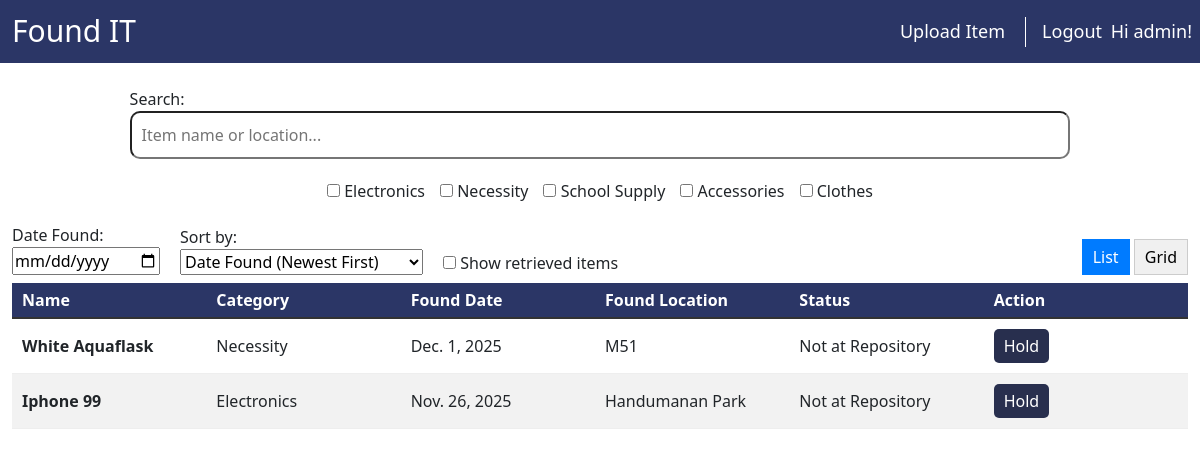
/lnf/ (signed in), run on the app's committed database.
### lnf/models.py (models this page shows, shortened)
class Item(models.Model):
    STATUS_CHOICES = [
        ('not_at_repository', 'Not at Repository'),
        ('at_repository', 'At Repository'),
        ('retrieved', 'Retrieved'),
    ]
    name = models.CharField(max_length=100)
    category = models.ForeignKey(Category, on_delete=models.SET_NULL, null=True, blank=True)
    pending_category_name = models.CharField(max_length=100, null=True, blank=True)
    description = models.TextField(blank=True)
    found_location = models.CharField(max_length=100)
    found_date = models.DateField(verbose_name='date found')
    pub_date = models.DateTimeField(verbose_name='date published')
    uploaded_by = models.ForeignKey(User, on_delete=models.SET_NULL, null=True, blank=True, related_name='uploaded_items')
    status = models.CharField(max_length=20, choices=STATUS_CHOICES, default='not_at_repository')
    retrieved_by = models.ForeignKey(User, on_delete=models.SET_NULL, null=True, blank=True, related_name='retrieved_items')
    held_by = models.ManyToManyField(User, blank=True, related_name='held_items')

class Category(models.Model):
    name = models.CharField(max_length=100, unique=True)
    parent = models.ForeignKey(
        'self',
        on_delete=models.CASCADE,
        related_name='children',
        null=True,
        blank=True
    )
    def __str__(self):
        return self.name

### lnf/views.py (the view)
# urls.py: path("", views.index, name="index"),
def index(request):
    item_list, form = _filter_and_sort_items(request.GET)
    context = {
        'form': form,
        'item_list': item_list,
    }
    return render(request, 'lnf/index.html', context)

### lnf/forms.py
class ItemFilterForm(forms.Form):
    q = forms.CharField(
        required=False,
        label='Search',
        widget=forms.TextInput(attrs={'placeholder': 'Item name or location...'})
    )
    categories = forms.ModelMultipleChoiceField(
        queryset=Category.objects.all(),
        required=False,
        widget=forms.CheckboxSelectMultiple(attrs={'class': 'checkbox-inline'}),
        label='Categories'
    )
    found_date = forms.DateField(
        required=False,
        widget=forms.DateInput(attrs={'type': 'date'}),
        label='Date Found'
    )
    sort_by = forms.ChoiceField(
        choices=(
            ('-found_date', 'Date Found (Newest First)'),
            ('found_date', 'Date Found (Oldest First)'),
            ('-pub_date', 'Date Published (Newest First)'),
            ('pub_date', 'Date Published (Oldest First)'),
            ('name', 'Name (A-Z)'),
            ('-name', 'Name (Z-A)'),
        ),
        required=False,
        label='Sort by'
    )
    include_retrieved = forms.BooleanField(required=False, label='Show retrieved items')

### lnf/templates/lnf/index.html (shortened to what this page needs)
{% extends "lnf/base.html" %}
{% block content %}
{% load static %}
<form method="get" action="{% url 'lnf:index' %}" id="filter-form" class="mb-2">
    <div class="search-bar">
            {{ form.q.label_tag }}<br>
            <input type="text" name="q" placeholder="Item name or location..." id="id_q">
    </div>
    <div>
        <div class="category-checkboxes">
            {% for checkbox in form.categories %}
            <span class="category-item">{{ checkbox }}</span>
            {% endfor %}
        </div>
    </div>
    <div class="options">
        <div>
            {{ form.found_date.label_tag }}<br>
            {{ form.found_date }}
        </div>
        <div>
            {{ form.sort_by.label_tag }}<br>
            {{ form.sort_by }}
        </div>
        <div class="checkbox-wrapper">
            {{ form.include_retrieved }}
            <label for="{{ form.include_retrieved.id_for_label }}">{{ form.include_retrieved.label }}</label>
        </div>
        <div class="view-toggle-buttons">
            <button type="button" id="list-view-btn" class="view-toggle-btn active">List</button>
            <button type="button" id="grid-view-btn" class="view-toggle-btn">Grid</button>
        </div>
    </div>
</form>
<div id="item-list-container" class="list-view">
    {% include "lnf/partials/_item_list.html" %}
</div>
{% endblock %}

### lnf/templates/lnf/base.html (shortened to what this page needs)
<!DOCTYPE html>
<html lang="en">
<head>
    {% load static %}
    <link rel="stylesheet" href="{% static 'lnf/style.css' %}">
    <link href="https://cdn.jsdelivr.net/npm/bootstrap@5.3.8/dist/css/bootstrap.min.css" rel="stylesheet">
</head>
<body>
    <nav class="navbar p-2">
      <a href="{% url 'lnf:index' %}" class="navbar-brand"><span class="h1">Found IT</span></a>
      <div class="me-3"><a href="{% url 'lnf:upload' %}">Upload Item</a></div>
      <div class="login ms-3">
        {% if user.is_authenticated %}
            <form action="{% url 'logout' %}" method="post" style="display: inline;">
                <button type="submit" class="logout-button"><span>Logout</span></button>
            </form>
            <span class="ms-1">Hi {{ user.username }}!</span>
        {% else %}
            <a href="{% url 'login' %}" class="ms-1">Login</a>
            <a href="{% url 'lnf:signup' %}" class="ms-1">Sign Up</a>
        {% endif %}
      </div>
    </nav>
    <br>
  <div class="container-fluid">
    {% block content %}
    {% endblock %}
  </div>
</body>
</html>

### lnf/templates/lnf/partials/_item_list.html (shortened to what this page needs)
<div class="list-header">
    <div>Name</div>
    <div>Category</div>
    <div>Found Date</div>
    <div>Found Location</div>
    <div>Status</div>
    <div>Action</div>
</div>
{% if item_list %}
    {% for item in item_list %}
        <div class="item">
            <div>
                <strong>{{ item.name }}</strong>
            </div>
            <div>
                {% if item.category %}
                    {{ item.category }}
                {% else %}
                    {{ item.pending_category_name }} (pending)
                {% endif %}
            </div>
            <div>{{ item.found_date }}</div>
            <div>{{ item.found_location }}</div>
            <div>{{ item.get_status_display }}</div>
            <div>
                {% if request.user in item.held_by.all %}
                    <form action="{% url 'lnf:unhold_item' item.id %}" method="post" style="display: inline;">
                        {% csrf_token %}
                        <button type="submit" class="unhold-button">Unhold</button>
                    </form>
                {% else %}
                    <form action="{% url 'lnf:hold_item' item.id %}" method="post" style="display: inline;">
                        <button type="submit" class="hold-button">Hold</button>
                    </form>
                {% endif %}
            </div>
        </div>
    {% endfor %}
{% else %}
    <p>No items match your search criteria. Please try again.</p>
{% endif %}

### lnf/static/lnf/style.css (style rules this page uses)
div { box-sizing: border-box; }
nav { display: flex; background-color: #2B3666; color: white; font-size: 18px; }
.navbar-brand .h1 { color: white; font-size: 30px; }
nav a, a:visited { color: inherit; text-decoration: none; flex-grow: auto; padding: 0 4px 0 4px; }
.logout-button { background: none; border: none; color: inherit; font: inherit; cursor: pointer; padding: 0; }
.search-bar { left: 0; right: 0; margin: auto; width: 80%; margin-bottom: 10px; }
.search-bar input { width: 100%; padding: 10px; border-radius: 10px; }
.options { display: flex; gap: 20px; align-items: flex-end; }
.category-checkboxes { width: 80%; margin: 10px auto; display: flex; justify-content: center; flex-wrap: wrap; gap: 15px; padding: 10px 0; }
.view-toggle-buttons { display: block; }
.view-toggle-btn { background-color: #f0f0f0; border: 1px solid #ccc; padding: 5px 10px; cursor: pointer; }
.view-toggle-btn.active { background-color: #007bff; color: white; border-color: #007bff; }
#item-list-container.list-view .list-header { display: grid; grid-template-columns: 1fr 1fr 1fr 1fr 1fr 1fr; font-weight: bold; padding: 5px 0 5px 10px; border-bottom: 2px solid #333; background-color: #2B3666; color: white; }
#item-list-container.list-view .item { display: grid; grid-template-columns: 1fr 1fr 1fr 1fr 1fr 1fr; align-items: center; padding: 10px; gap: 10px; border-bottom: 1px solid #eee; }
#item-list-container.list-view .item:nth-child(odd) { background-color: rgba(128, 128, 128, 0.1); }
.hold-button, .unhold-button { background-color: #282F4E; color: white; border: none; padding: 5px 10px; border-radius: 5px; cursor: pointer; }

### data on the page
Item: name "White Aquaflask", category "Necessity", found_date "Dec. 1, 2025", found_location "M51", status "Not at Repository", shows "Hold"
Item: name "Iphone 99", category "Electronics", found_date "Nov. 26, 2025", found_location "Handumanan Park", status "Not at Repository", shows "Hold"

### other printed values
{{ user.username }} "admin"
